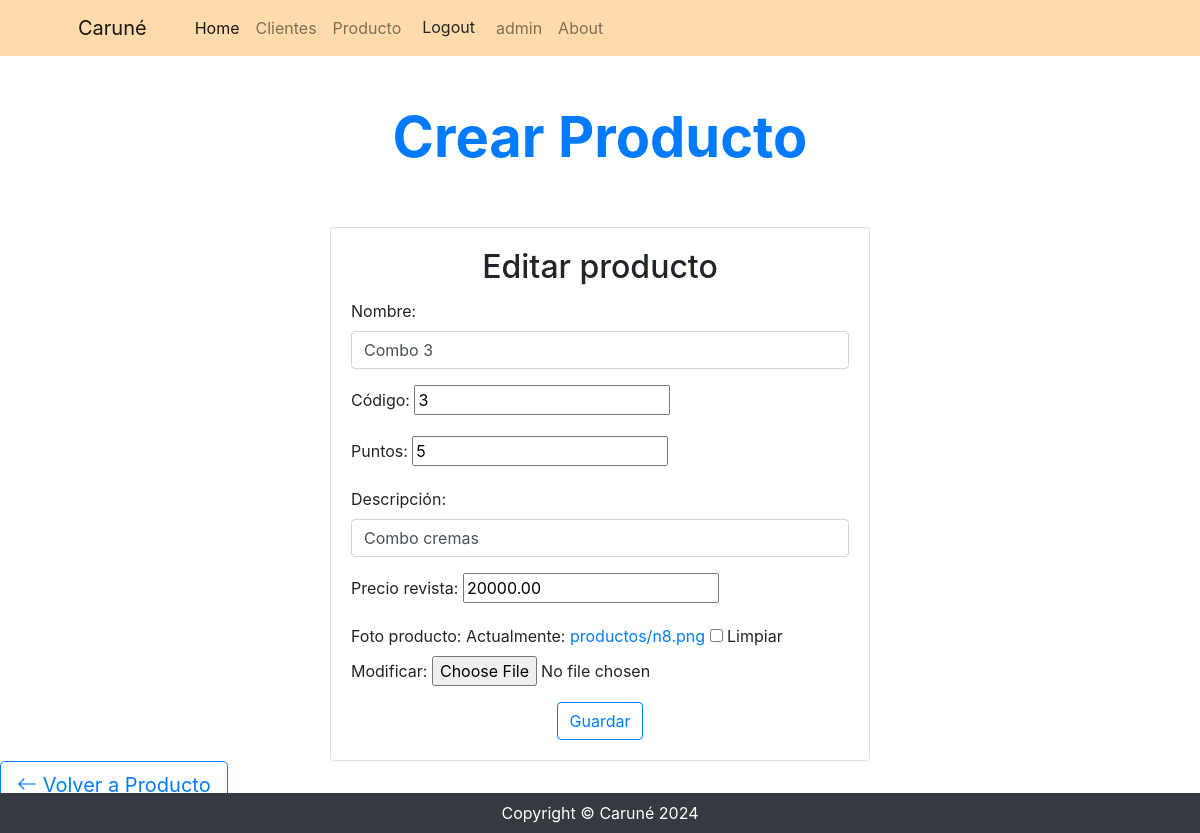
/producto/productocategoria/update/13 (signed in), run on the app's committed database.
### producto/models.py (models this page shows, shortened)
class ProductoCategoria(models.Model):
    nombre = models.CharField(max_length=100, unique=True)
    codigo = models.PositiveIntegerField(null=False, blank=False, unique=True, default=1, verbose_name="código")
    puntos = models.PositiveIntegerField(blank=True, default=1)
    descripcion = models.CharField(max_length=300, null=True, blank=True, verbose_name="descripción")
    fecha = models.DateTimeField(auto_now=True, null=True, blank=True, editable=False, verbose_name= "Última actualización")
    precio_revista = models.DecimalField(max_digits=300, decimal_places=2, default=Decimal('0.00'))
    foto_producto = models.ImageField(upload_to="productos", null=True, blank=True)
    class Meta:
        verbose_name = "Categoría de productos"
        verbose_name_plural = "Categorías de productos"

### producto/views.py (the view, shortened to what this page needs)
# urls.py: path("productocategoria/update/<int:pk>", views.ProductoCategoriaUpdate.as_view(), name="productocategoria_update"),
class ProductoCategoriaUpdate(LoginRequiredMixin, UpdateView):
    model = models.ProductoCategoria
    form_class = forms.ProductoCategoriaForm
    success_url = reverse_lazy("producto:productocategoria_list")

### producto/forms.py
class ProductoCategoriaForm(forms.ModelForm):
    class Meta:
        model = models.ProductoCategoria
        fields = "__all__"
        widgets = {
            "nombre": forms.TextInput(attrs={"class": "form-control"}),
            "descripcion": forms.TextInput(attrs={"class": "form-control"})
        }

### producto/templates/producto/productocategoria_form.html (shortened to what this page needs)
{% extends 'core/base.html' %}
{% block titulo %}
    {% include 'core/components/titulo1.html' with titulo="Crear Producto" %}
{% endblock titulo %}
{% block contenido %}
  <div class="container">
    <div class="row justify-content-center mt-5">
      <div class="col-md-6">
        <div class="card">
          <div class="card-body">
            <h2 class="card-title text-center">
              {% if form.instance.pk %}
              Editar
              {% else %}
              Nuevo
              {% endif %}
              producto</h2>
            <form action="" method="post">
                {{ form.as_p }}
              <div class="text-center">
                <button type="submit" class="btn btn-outline-primary">Guardar</button>
              </div>
            </form>
          </div>
        </div>
      </div>
    </div>
  </div>
  <div class="fs-3 pb-4">
    <a href="{% url 'producto:home' %}" class="btn btn-outline-primary btn-lg">
      <i class="bi bi-arrow-left"></i> Volver a Producto
    </a>
  </div>
{% endblock contenido %}

### core/templates/core/components/navbar.html (shortened to what this page needs)
<nav class="navbar navbar-expand-lg navbar-light" style="background-color: #ffdbac;">
    <div class="container px-4 px-lg-5">
        <a class="navbar-brand" href="#!">Caruné</a>
        <div class="collapse navbar-collapse" id="navbarSupportedContent">
            <ul class="navbar-nav me-auto mb-2 mb-lg-0 ms-lg-4">
                <li class="nav-item">
                    <a class="nav-link active"
                       aria-current="page"
                       href="{% url 'core:home' %}">Home</a>
                </li>
                {% if user.is_authenticated %}
                    <li class="nav-item">
                        <a class="nav-link" href="{% url 'cliente:home' %}">Clientes</a>
                    </li>
                    <li class="nav-item">
                        <a class="nav-link" href="{% url 'producto:home' %}">Producto</a>
                    </li>
                    <li class="nav-item">
                        <form action="{% url 'core:logout' %}" method="post">
                            <button class="btn" type="submit" >Logout</button>
                        </form>
                    </li>
                    <li class="nav-item">
                        <a class="nav-link">{{ user.username }}</a>
                    </li>
                {% endif %}
                <li class="nav-item">
                    <a class="nav-link" href="{% url 'core:about' %}">About</a>
                </li>
            </ul>
        </div>
    </div>
</nav>

### core/templates/core/base.html (style rules this page uses)
.form-control { border-radius: 3px; border: 1px solid #ccc; padding: 8px 12px; }

### data on the page
ProductoCategoria: nombre "Combo 3", codigo "3", puntos "5", descripcion "Combo cremas", precio_revista "20000.00"

### other printed values
{{ user.username }} "admin"
{{ titulo }} "Crear Producto"
